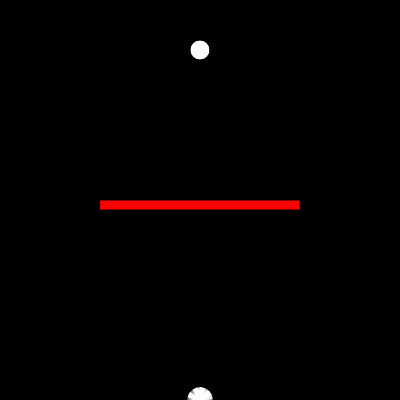
Frame 1 (no input)
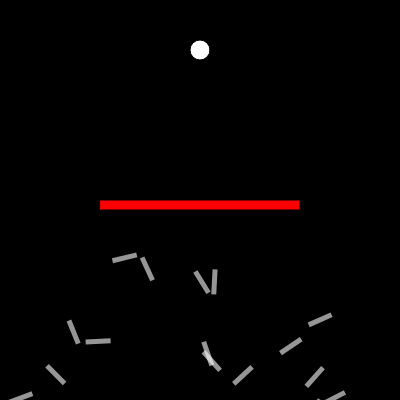
Frame 60 (no input)
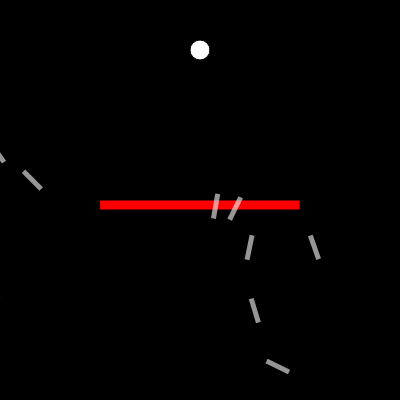
Frame 120 (the mouse pressed at the canvas centre since frame 60)

The p5.js sketch that drew these frames (run headless with seeded random() and noise() and a simulated clock; from frame 60 on, the mouse is pressed at the canvas centre):

// p5.js sketch
// ── sketch.js
let p;
let lifespan = 200;
let lifeP;
let target;
let count = 0;
let rw;
let rh; 
let rx;
let ry;
function setup() {
  createCanvas(400, 400);
  rw = 200;
  rh = 10;
  rx = width / 2 - rw / 2;
  ry = height / 2;
  lifeP = createP("");
  maxFit = createP("");
  p = new Population();
  target = createVector(width / 2, 50);
}
function draw() {
  background(0);
  fill(255);
  ellipse(target.x, target.y, 20);
  fill(255, 0, 0);
  rect(rx, ry, rw, rh);
  p.run();
  lifeP.html(count);
  count++;
  if (count > 200) {
    count = 0;
    p.evaluate();
    p.selection();
  }
}

// ── DNA.js
class DNA {
  constructor(genes) {
    if (genes) {
      this.genes = genes;
    } else {
      this.genes = [];
      for (let i = 0; i < lifespan; i++) {
        this.genes[i] = p5.Vector.random2D();
       // this.genes[i].setMag(0.1);
      }
    }
  }
  crossover(partner) {
    let newGenes = [];
    let mid = floor(random(this.genes.length));
    for (let i = 0; i < this.genes.length; i++) {
      if (i > mid) newGenes[i] = this.genes[i];
      else newGenes[i] = partner.genes[i];
    }
    return new DNA(newGenes);
  }
  mutate(){
      for(let i = 0;i<this.genes.length;i++){
          if(random(1)<0.01){
              this.genes[i] = p5.Vector.random2D();
              //this.genes[i].setMag(0.1);
          }
      }
  }
}

// ── Population.js
class Population {
  constructor() {
    this.rockets = [];
    this.population = 25;
    // this.matingPool = [];
    for (let i = 0; i < this.population; i++) {
      this.rockets[i] = new Rocket();
    }
  }
  run() {
    for (let i = 0; i < this.population; i++) {
      this.rockets[i].update();
      this.rockets[i].show();
    }
  }
  evaluate() {
    let maxfit = 0;
    // this.matingPool = [];
    for (let i = 0; i < this.population; i++) {
      this.rockets[i].calcFitness();
      if (this.rockets[i].fitness > maxfit) {
        maxfit = this.rockets[i].fitness;
      }
    }
    //Normalize
    let sum = 0;
    for (let i = 0; i < this.population; i++) {
      this.rockets[i].fitness /= maxfit;
      sum += this.rockets[i].fitness;
      //   let n = this.rockets[i].fitness*100;
      //   for(let k=0;k<n;k++){
      //       this.matingPool.push(this.rockets[i]);
      //   }
    }
    for (let i = 0; i < this.population; i++) {
      this.rockets[i].fitness /= sum;
    }
    maxFit.html(maxfit);
  }
  pickOne() {
    let index = 0;
    let r = random(1);
    // console.log(r,this.rockets[0].fitness)
    while (r > 0) {
      r = r - this.rockets[index].fitness;
      index++;
    }
    index--;
    // console.log(index)
    return this.rockets[index];
  }
  selection() {
    let newRockets = [];
    for (let i = 0; i < this.rockets.length; i++) {
      //   let parentA = random(this.matingPool).dna
      //   let parentB = random(this.matingPool).dna
      let parentA, parentB;
      let n = 0
      do {
        parentA = this.pickOne().dna;
        parentB = this.pickOne().dna;
        n++;
      } while (parentA === parent&&n<20);

      let child = parentA.crossover(parentB);
      child.mutate();
      newRockets[i] = new Rocket(child);
    }
    this.rockets = newRockets;
  }
}

// ── Rocket.js
class Rocket {
  constructor(dna) {
    this.pos = createVector(width / 2, height);
    this.vel = createVector();
    this.acc = createVector();
    if (dna) this.dna = dna;
    else this.dna = new DNA();
    this.fitness;
    this.completed = false;
    this.crashed = false;
    //  this.count =0;
  }
  applyForce(force) {
    this.acc.add(force);
  }
  update() {
    let d = dist(this.pos.x, this.pos.y, target.x, target.y);
    if (d < 10) {
      this.completed = true;
      this.fitness *= 5;
      //   this.pos = target.copy();
    }
    if (
      this.pos.x > rx &&
      this.pos.x < rx + rw &&
      this.pos.y > ry &&
      this.pos.y < ry + rh
    ) {
      this.crashed = true;
      this.fitness /= 5;
    }
    this.applyForce(this.dna.genes[count]);
    if (!this.completed && !this.crashed) {
      this.pos.add(this.vel);
      this.vel.add(this.acc);
      this.acc.mult(0);
      this.vel.limit(4)
      //this.count++;
    }
  }
  show() {
    push();
    noStroke();
    fill(255, 150);
    translate(this.pos.x, this.pos.y);
    rotate(this.vel.heading());
    rectMode(CENTER);
    rect(0, 0, 25, 5);
    pop();
  }
  calcFitness() {
    let d = dist(this.pos.x, this.pos.y, target.x, target.y);
    this.fitness = 1 / d;
    this.fitness = pow(this.fitness,5);
  }
}
